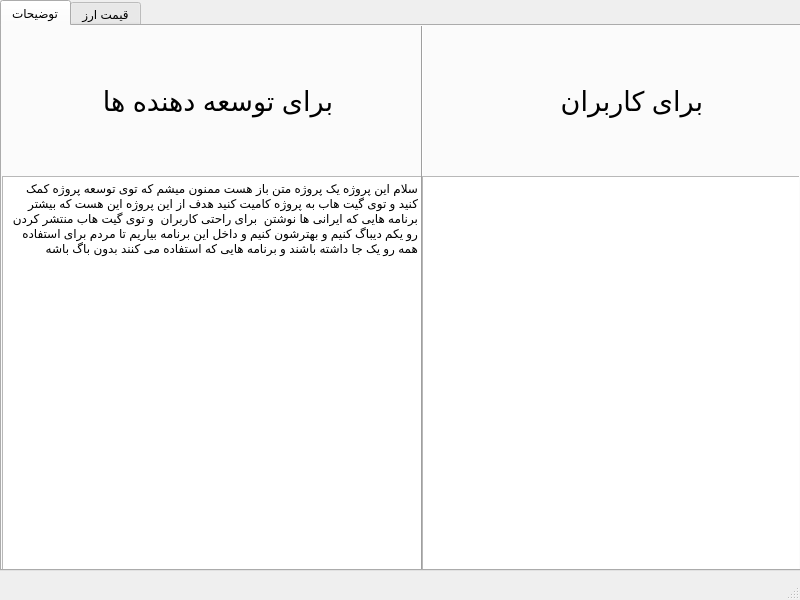
<?xml version="1.0" encoding="UTF-8"?>
<ui version="4.0">
 <class>MainWindow</class>
 <widget class="QMainWindow" name="MainWindow">
  <property name="geometry">
   <rect>
    <x>0</x>
    <y>0</y>
    <width>800</width>
    <height>600</height>
   </rect>
  </property>
  <property name="windowTitle">
   <string>دستیارینو</string>
  </property>
  <widget class="QWidget" name="centralwidget">
   <widget class="QTabWidget" name="tabWidget">
    <property name="geometry">
     <rect>
      <x>0</x>
      <y>0</y>
      <width>801</width>
      <height>571</height>
     </rect>
    </property>
    <property name="currentIndex">
     <number>0</number>
    </property>
    <widget class="QWidget" name="tabs">
     <attribute name="title">
      <string>توضیحات</string>
     </attribute>
     <widget class="QTextBrowser" name="textBrowser">
      <property name="geometry">
       <rect>
        <x>0</x>
        <y>150</y>
        <width>421</width>
        <height>401</height>
       </rect>
      </property>
      <property name="html">
       <string>&lt;!DOCTYPE HTML PUBLIC &quot;-//W3C//DTD HTML 4.0//EN&quot; &quot;http://www.w3.org/TR/REC-html40/strict.dtd&quot;&gt;
&lt;html&gt;&lt;head&gt;&lt;meta name=&quot;qrichtext&quot; content=&quot;1&quot; /&gt;&lt;style type=&quot;text/css&quot;&gt;
p, li { white-space: pre-wrap; }
&lt;/style&gt;&lt;/head&gt;&lt;body style=&quot; font-family:'Sans Serif'; font-size:9pt; font-weight:400; font-style:normal;&quot;&gt;
&lt;p align=&quot;right&quot; style=&quot; margin-top:0px; margin-bottom:0px; margin-left:0px; margin-right:0px; -qt-block-indent:0; text-indent:0px;&quot;&gt;سلام این پروژه یک پروژه متن باز هست ممنون میشم که توی توسعه پروژه کمک کنید و توی گیت هاب به پروژه کامیت کنید هدف از این پروژه این هست که بیشتر برنامه هایی که ایرانی ها نوشتن  برای راحتی کاربران  و توی گیت هاب منتشر کردن رو یکم دیباگ کنیم و بهترشون کنیم و داخل این برنامه بیاریم تا مردم برای استفاده همه رو یک جا داشته باشند و برنامه هایی که استفاده می کنند بدون باگ باشه&lt;/p&gt;&lt;/body&gt;&lt;/html&gt;</string>
      </property>
     </widget>
     <widget class="Line" name="line">
      <property name="geometry">
       <rect>
        <x>410</x>
        <y>-10</y>
        <width>20</width>
        <height>561</height>
       </rect>
      </property>
      <property name="orientation">
       <enum>Qt::Vertical</enum>
      </property>
     </widget>
     <widget class="QLabel" name="label_3">
      <property name="geometry">
       <rect>
        <x>80</x>
        <y>30</y>
        <width>251</width>
        <height>91</height>
       </rect>
      </property>
      <property name="font">
       <font>
        <pointsize>20</pointsize>
       </font>
      </property>
      <property name="text">
       <string>برای توسعه دهنده ها</string>
      </property>
     </widget>
     <widget class="QLabel" name="label_5">
      <property name="geometry">
       <rect>
        <x>490</x>
        <y>50</y>
        <width>211</width>
        <height>51</height>
       </rect>
      </property>
      <property name="font">
       <font>
        <pointsize>20</pointsize>
       </font>
      </property>
      <property name="text">
       <string>برای کاربران</string>
      </property>
     </widget>
     <widget class="QTextBrowser" name="textBrowser_2">
      <property name="geometry">
       <rect>
        <x>420</x>
        <y>150</y>
        <width>381</width>
        <height>401</height>
       </rect>
      </property>
     </widget>
    </widget>
    <widget class="QWidget" name="tab_2">
     <attribute name="title">
      <string>قیمت ارز</string>
     </attribute>
     <widget class="QLabel" name="label">
      <property name="geometry">
       <rect>
        <x>300</x>
        <y>30</y>
        <width>191</width>
        <height>61</height>
       </rect>
      </property>
      <property name="font">
       <font>
        <pointsize>36</pointsize>
       </font>
      </property>
      <property name="text">
       <string>قیمت ارز</string>
      </property>
     </widget>
     <widget class="QLabel" name="label_2">
      <property name="geometry">
       <rect>
        <x>370</x>
        <y>160</y>
        <width>201</width>
        <height>51</height>
       </rect>
      </property>
      <property name="font">
       <font>
        <pointsize>28</pointsize>
       </font>
      </property>
      <property name="text">
       <string>قیمت دلار : </string>
      </property>
     </widget>
     <widget class="QLabel" name="label_4">
      <property name="geometry">
       <rect>
        <x>290</x>
        <y>180</y>
        <width>57</width>
        <height>15</height>
       </rect>
      </property>
      <property name="text">
       <string>TextLabel</string>
      </property>
     </widget>
     <widget class="QPushButton" name="pushButton">
      <property name="geometry">
       <rect>
        <x>330</x>
        <y>330</y>
        <width>131</width>
        <height>31</height>
       </rect>
      </property>
      <property name="text">
       <string>به روز رسانی</string>
      </property>
     </widget>
    </widget>
   </widget>
  </widget>
  <widget class="QStatusBar" name="statusbar"/>
 </widget>
 <resources/>
 <connections/>
</ui>
